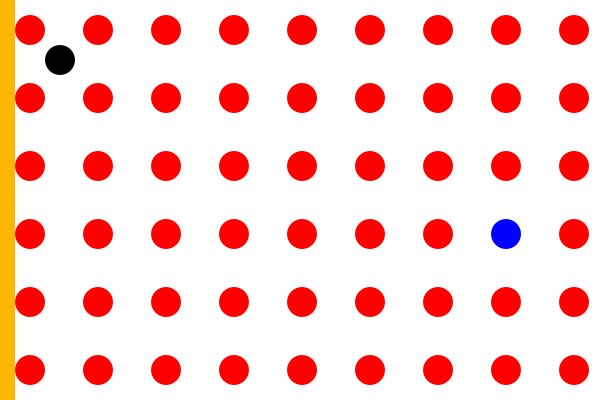
Frame 1 (no input)
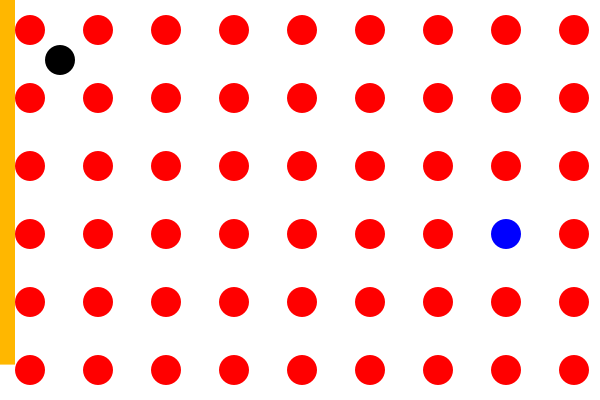
Frame 60 (the mouse pressed at the canvas centre just before this capture)
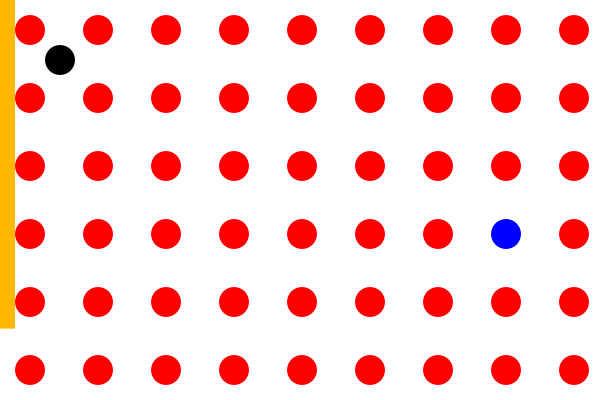
Frame 120 (the mouse held since frame 60 and released just before this capture)

The Processing sketch that drew these frames (run headless with seeded random() and noise(); from frame 60 on, the mouse is pressed at the canvas centre):

// Processing sketch: irairaArea6
// ── irairaArea6.pde
PVector player = new PVector(60,60);
PVector speed = new PVector(0,0);
int s = 30;
int wc = 54;
PVector[] wall = new PVector[wc];
boolean over = false;
int goal = (int)random(wc);
boolean clear = false;
float timer = 400;

void setup(){
  size(600, 400);
  for (int i=0; i<wc; i++) {
    wall[i] = new PVector(s+(s*2+8)*(i%9), s+(s*2+8)*(i/9));
  }
}

void draw(){
  background(255);
  noStroke();
  for (int i=0; i<wc; i++) {
    if (i == goal) {
      fill(0, 0, 255);
    } else {
      fill(255, 0, 0);
    }
    ellipse(wall[i].x,wall[i].y,s,s);
  }
  fill(0);
  ellipse(player.x, player.y, s, s);

  if (over) {
    textSize(50);
    textAlign(CENTER);
    text("GAME OVER", 300, 200);
    return;
  }
  if (clear) {
    textSize(50);
    textAlign(CENTER);
    text("GAME CLEAR", 300, 200);
    return;
  }

  if (keyPressed) {
    if (keyCode == UP) {
        speed.y -= 0.1;
    }
    if (keyCode == DOWN) {
        speed.y += 0.1;
    }
    if (keyCode == LEFT) {
        speed.x -= 0.1;
    }
    if (keyCode == RIGHT) {
        speed.x += 0.1;
    }
  }

  speed.x *= 0.98;
  speed.y *= 0.98;
  player.x += speed.x;
  player.y += speed.y;

  if (player.x<s/2 || player.x>(width-s/2)
      || player.y<s/2 || player.y>(height-s/2)){
    over = true;
  }

  for (int i=0; i<wc; i++) {
    int check = isHit(player.x, player.y, s, wall[i].x, wall[i].y, s, i);
    if (check == 1) {
      over = true;
    } else if (check == 2) {
      clear = true;
    }
  }
  fill(255, 183, 0);
  rect(0, 0, 15, timer);
  timer -= 0.6;
  if (timer < 0) {
    over = true;
  }
}

int isHit(float px, float py, int ps, float ex, float ey, int es, int id) {
  float distance = dist(px, py, ex, ey);
  if (distance < ps/2+es/2) {
    if (id == goal) {
      return 2;
    } else {
      return 1;
    }
  }
  return 0;
}
